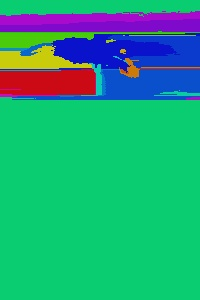
//> input picture d.jpg, 200 x 300 px
$ ./segment 2 2 100 d.jpg out.png   (built with g++ and OpenCV 4)
//> lines starting //> are read from the running program, lines starting //| are printed output that depends on the picture
//> further down, input is the input picture: 300 rows x 200 cols, CV_8UC3; mean B, G, R 122.4, 165.1, 32.9
### catch.hpp
#pragma once
#include <iostream>
#include <vector>
#include <algorithm>
#include "opencv2/opencv.hpp"
using namespace std;

template <class T>
inline T square(const T& x) { return x * x; };
class Edge {
public:
	int from;
	int to;
	float weight;

	bool operator <(const Edge& e) const {
		return weight < e.weight;
	}
};

class PointSetElement {
public:
	int p;
	int size;

	PointSetElement() { }

	PointSetElement(int p_) {
		p = p_;
		size = 1;
	}
};

// An object to manage set of points, who can be fusionned
class PointSet {
public:
	PointSet(int nb_elements_) {
		nb_elements = nb_elements_;

		mapping = new PointSetElement[nb_elements];

		for (int i = 0; i < nb_elements; i++) {
			mapping[i] = PointSetElement(i);
		}
	}
	~PointSet() {
		delete[] mapping;
	}

	int nb_elements;

	// Return the main point of the point's set
	int getBasePoint(int p) {

		int base_p = p;

		while (base_p != mapping[base_p].p) {
			base_p = mapping[base_p].p;
		}

		// Save mapping for faster acces later
		mapping[p].p = base_p;

		return base_p;
	}

	// Join two sets of points, based on their main point
	void joinPoints(int p_a, int p_b) {

		// Always target smaller set, to avoid redirection in getBasePoint
		if (mapping[p_a].size < mapping[p_b].size)
			swap(p_a, p_b);

		mapping[p_b].p = p_a;
		mapping[p_a].size += mapping[p_b].size;

		nb_elements--;
	}

	// Return the set size of a set (based on the main point)
	int size(unsigned int p) { return mapping[p].size; }

private:
	PointSetElement* mapping;

};


// dissimilarity measure between pixels
static inline float diff(cv::Mat* dst, int xx1, int yy1, int xx2, int yy2) {
	int nb_channels(dst->channels());
	const float* p1 = dst->ptr<float>(yy1);
	const float* p2 = dst->ptr<float>(yy2);
	float tmp_total = 0;
	for (int channel = 0; channel < nb_channels; channel++) {
		tmp_total += pow(p1[xx1 * nb_channels + channel] - p2[xx2 * nb_channels + channel], 2);
	}return sqrt(tmp_total);;
}

cv::Mat segment_image(cv::Mat input, float sigma, float k, int  min_size) {
//> called with sigma = 2, k = 2, min_size = 100
	int width(input.cols), height(input.rows);
//> width = 200; height = 300
	cout << width << '-' << height << '-' << input.channels() << endl;
//| 200-300-3
	//vector<cv::Mat> rgbChannels(3);
	//cv::split(input, rgbChannels); //bgr
	//for (auto i : rgbChannels)cout << i.cols << '-' << i.rows << '-' << i.channels() << endl;

	//smooth each color channel
		//Switch to float
	cv::Mat tmp, dst;
	input.convertTo(tmp, CV_32F);
	// Apply gaussian filter

	GaussianBlur(tmp, dst, cv::Size(0, 0), sigma, sigma);
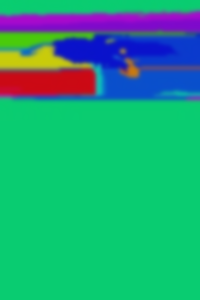
//> dst: 300 rows x 200 cols, CV_32FC3; mean B, G, R 122.4, 165.1, 32.9
	// Build graph
	Edge* edges = new Edge[width * height * 4];
	int nb_edges(0);
	for (int y(0); y < height; y++) {
		//const float* p = dst.ptr<float>(y);
		for (int x(0); x < width; x++) {
			//const float* p2 = dst.ptr<float>(x);
			if (x < width - 1) {
				edges[nb_edges].from = y * width + x;
				edges[nb_edges].to = y * width + (x + 1);
				edges[nb_edges].weight = diff(&dst, x, y, x + 1, y);
				nb_edges++;
			}

			if (y < height - 1) {
				edges[nb_edges].from = y * width + x;
				edges[nb_edges].to = (y + 1) * width + x;
				edges[nb_edges].weight = diff(&dst, x, y, x, y + 1);
				nb_edges++;
			}

			if ((x < width - 1) && (y < height - 1)) {
				edges[nb_edges].from = y * width + x;
				edges[nb_edges].to = (y + 1) * width + (x + 1);
				edges[nb_edges].weight = diff(&dst, x, y, x + 1, y + 1);
				nb_edges++;
			}

			if ((x < width - 1) && (y > 0)) {
				edges[nb_edges].from = y * width + x;
				edges[nb_edges].to = (y - 1) * width + (x + 1);
				edges[nb_edges].weight = diff(&dst, x, y, x + 1, y - 1);
				nb_edges++;
			}
		}
	}
//> this loop made 300 passes
//> nb_edges on passes 1 to 3: 598, 1395, 2192
//> after the loop, nb_edges = 238502
	cout << "length of edges:" << nb_edges << "..." << endl;
//| length of edges:238502...
	for (int i(0); i < 10; i++)cout << edges[i].from << '-' << edges[i].to << '-' << edges[i].weight << endl;
//> this loop made 10 passes
//| 0-1-0.0305752
//| 0-200-0.109705
//| 0-201-0.0933542
//| 1-2-0.0641026
//| 1-201-0.105348
//| 1-202-0.0889937
//| 2-3-0.0850104
//| 2-202-0.104903
//> (output is shown up to pass 8 of 10)

	// segment graph
	int total_points = (int)(width * height);
//> total_points = 60000
		// Create a set with all point (by default mapped to themselfs)
	PointSet* es = new PointSet(total_points);
		//sort edges
	sort(edges, edges + nb_edges);
		//thresholds
	float* thresholds = new float[total_points];
	for (int i = 0; i < total_points; i++)thresholds[i] = k;
	for (int i = 0; i < nb_edges; i++) {
		int p_a = es->getBasePoint(edges[i].from);
		int p_b = es->getBasePoint(edges[i].to);
		if (p_a != p_b) {
			if (edges[i].weight <= thresholds[p_a] && edges[i].weight <= thresholds[p_b]) {
				es->joinPoints(p_a, p_b);
				p_a = es->getBasePoint(p_a);
				thresholds[p_a] = edges[i].weight + k / es->size(p_a);
				edges[i].weight = 0;
			}
		}
	}
//> this loop made 238502 passes
//> (p_a, p_b, p_a in joinPoints, p_b in joinPoints) on pass 57: (39947, 39947, 39947, 39940)
//> (p_b, p_a in joinPoints, p_b in joinPoints, p_a) on passes 75, 104: (39962, 39962, 39961, 39962), (39947, 39947, 39939, 39947)
	delete[] thresholds;

	// Remove small areas
	for (int i = 0; i < nb_edges; i++) {
		if (edges[i].weight > 0) {
			int p_a = es->getBasePoint(edges[i].from);
			int p_b = es->getBasePoint(edges[i].to);
			if (p_a != p_b && (es->size(p_a) < min_size || es->size(p_b) < min_size)) {
				es->joinPoints(p_a, p_b);

			}
		}
	}
//> this loop made 238502 passes

	// Map to final output
	cv::Mat output;
	dst.copyTo(output); output.setTo(0);
//> after `output.setTo(0)`: output: 300 rows x 200 cols, CV_32FC3; every value is 0
	int maximum_size = (int)(output.rows * output.cols);
	int last_id = 0;
	int* mapped_id = new int[maximum_size];
	for (int i = 0; i < maximum_size; i++)mapped_id[i] = -1;
	int rows = output.rows;
	int cols = output.cols;
	if (output.isContinuous()) {
		cols *= rows;
		rows = 1;
	}
	for (int i = 0; i < rows; i++) {
		int* p = output.ptr<int>(i);
		for (int j = 0; j < cols; j++) {
			int point = es->getBasePoint(i * cols + j);
			if (mapped_id[point] == -1) {
				mapped_id[point] = last_id;
				last_id++;
			}
			p[j] = mapped_id[point];
		}
	}
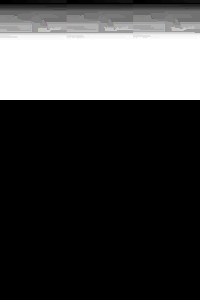
//> output: 300 rows x 200 cols, CV_32FC3; mean B, G, R 2.1e-44, 2.1e-44, 2.1e-44; drawn with min black and max white
	delete[] mapped_id;
	delete[] edges;
	delete es;


	return output;
}
cv::Scalar hsv_to_rgb(cv::Scalar c) {
	cv::Mat in(1, 1, CV_32FC3);
	cv::Mat out(1, 1, CV_32FC3);

	float* p = in.ptr<float>(0);

	p[0] = (float)c[0] * 360.0f;
	p[1] = (float)c[1];
	p[2] = (float)c[2];

	cvtColor(in, out, cv::COLOR_HSV2RGB);

	cv::Scalar t;

	cv::Vec3f p2 = out.at<cv::Vec3f>(0, 0);

	t[0] = (int)(p2[0] * 255);
	t[1] = (int)(p2[1] * 255);
	t[2] = (int)(p2[2] * 255);

	return t;

}
cv::Scalar color_mapping(int segment_id) {

	double base = (double)(segment_id) * 0.618033988749895 + 0.24443434;

	return hsv_to_rgb(cv::Scalar(fmod(base, 1.2), 0.95, 0.80));

}

### segment.cpp
#pragma once

#define CATCH_CONFIG_MAIN
#include "catch.hpp"


int main(int argc, char** argv)
{
	if (argc != 6) {
		fprintf(stderr, "usage: %s sigma k min input(ppm) output(ppm)\n", argv[0]);
		return 1;
	}
	float sigma = atof(argv[1]);
	float k = atof(argv[2]);
	int min_size = atoi(argv[3]);
	printf("loading input image[%s] ...\n", argv[4]);
	cv::Mat input = cv::imread(argv[4], 1);
	// [4 lines of commented-out code are left out]

	printf("processing ...\n");
	cv::Mat seg = segment_image(input, sigma, k, min_size);

	double min, max;
	cv::minMaxLoc(seg, &min, &max);

	int nb_segs = (int)max + 1;

	cv::Mat output_image = cv::Mat::zeros(seg.rows, seg.cols, CV_8UC3);

	uint* p;
	uchar* p2;

	for (int i = 0; i < seg.rows; i++) {

		p = seg.ptr<uint>(i);
		p2 = output_image.ptr<uchar>(i);

		for (int j = 0; j < seg.cols; j++) {
			cv::Scalar color = color_mapping(p[j]);
			p2[j * 3] = (uchar)color[0];
			p2[j * 3 + 1] = (uchar)color[1];
			p2[j * 3 + 2] = (uchar)color[2];
		}
	}
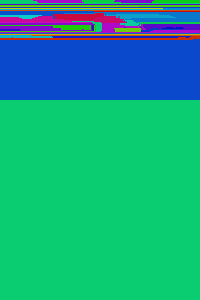
//> output_image: 300 rows x 200 cols, CV_8UC3; mean B, G, R 133.8, 163.2, 21.3

	//savePPM(seg, argv[5]);
	cv::imwrite(argv[5], output_image);

	std::cout << "Image written to " << argv[5] << std::endl;
//| Image written to out.png
	printf("got %d components\n", nb_segs);
//| got 1 components
	printf("done! uff...thats hard work.\n");
	return 0;
}
